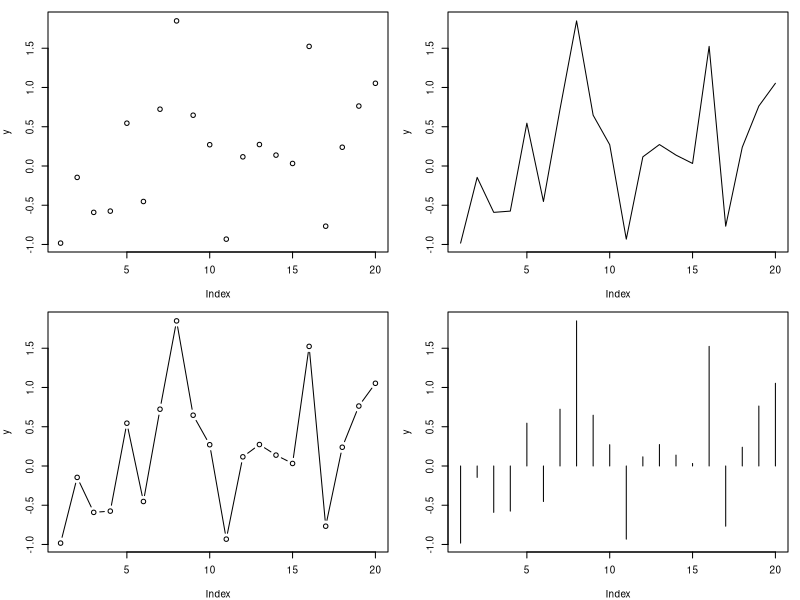
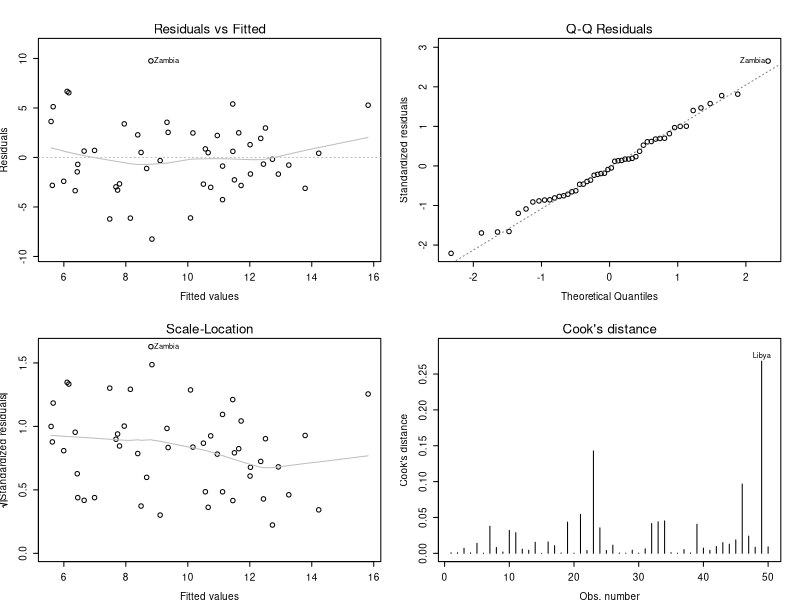
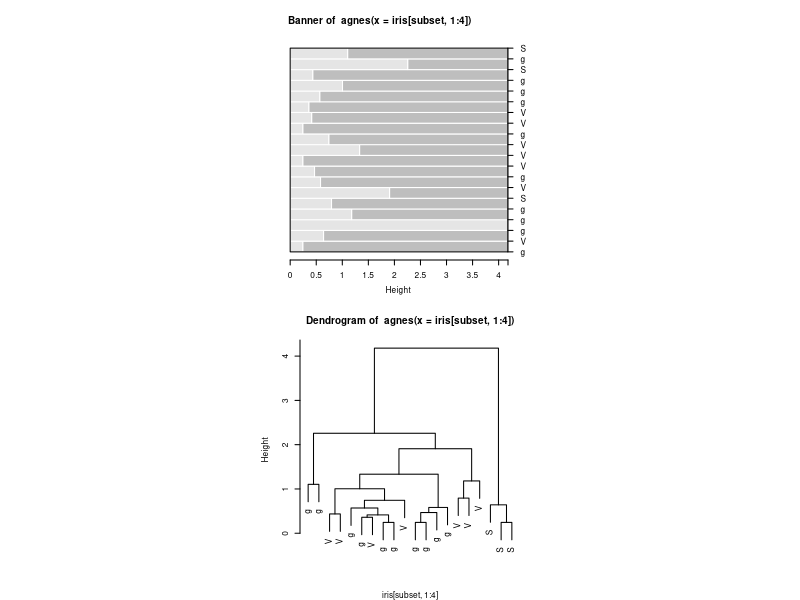
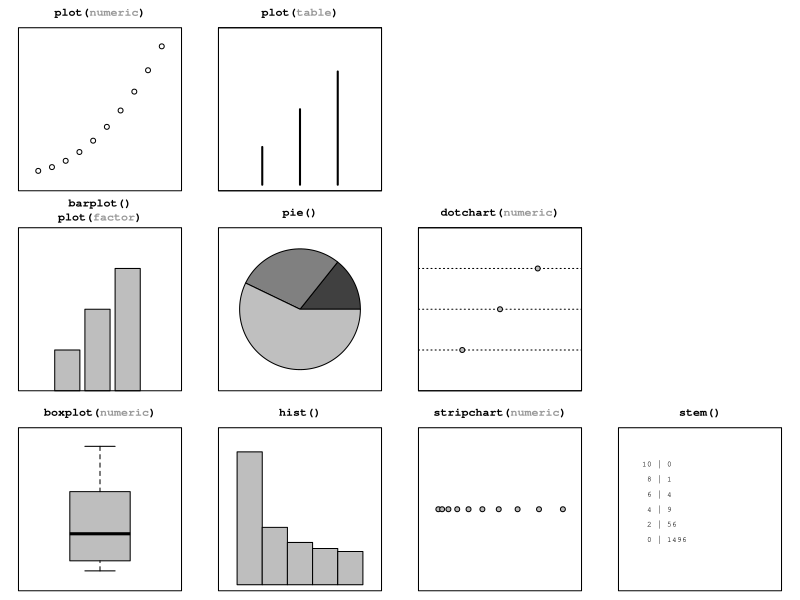
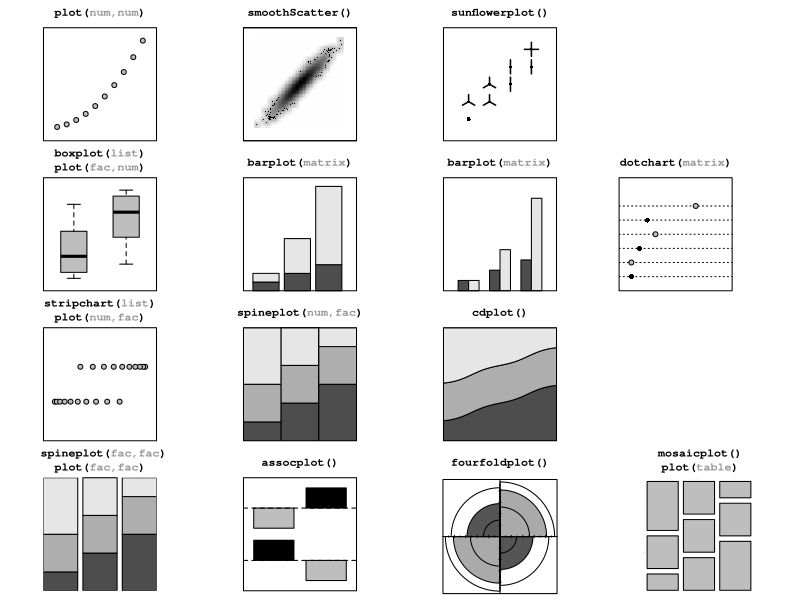
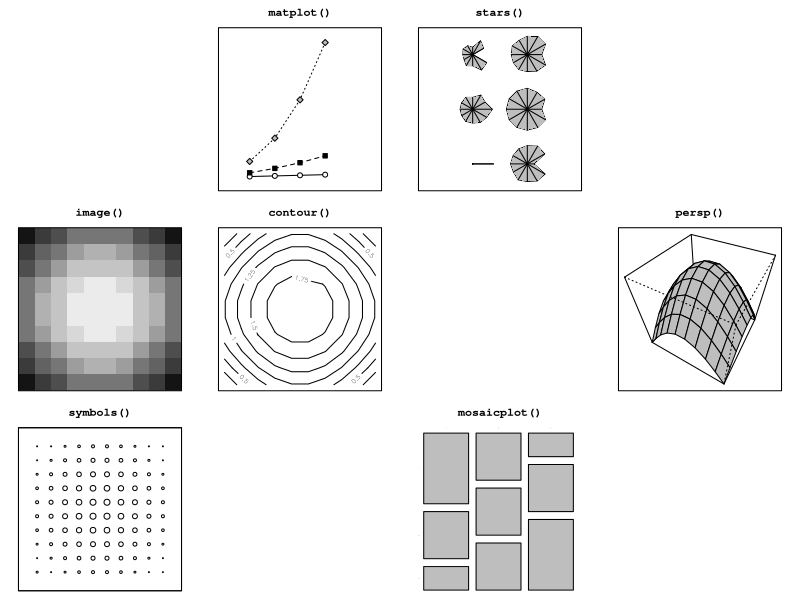
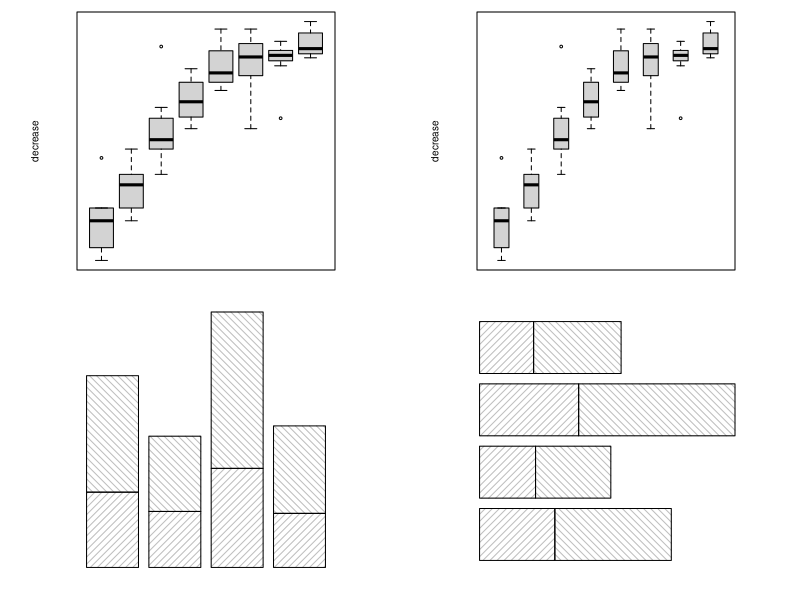
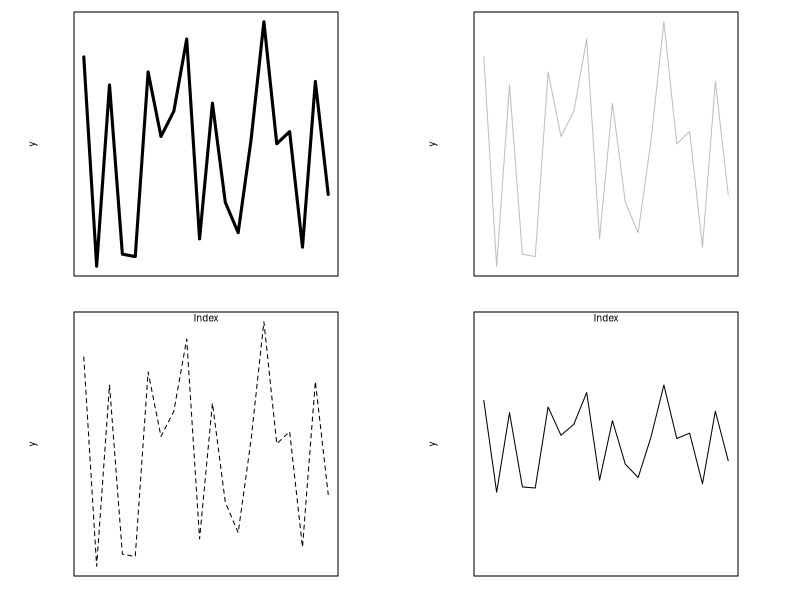

Reproduce these figures in R, in order.
par(mfrow=c(2, 2), cex=0.6, mar=c(4, 4, 1, 1))
y <- rnorm(20)

plot(y, type="p")
plot(y, type="l")
plot(y, type="b")
plot(y, type="h")


par(mfrow=c(2, 2), cex=0.6, mar=c(4, 4, 4, 2), mex=0.8)
plot(lm.SR <- lm(sr ~ pop15 + pop75 + dpi + ddpi, data = LifeCycleSavings),
     id.n=1, cex.caption=0.8, which=1:4,
     panel=function(...) { panel.smooth(..., col.smooth="gray") })


library(cluster)

subset <- sample(1:150, 20)
cS <- as.character(Sp <- iris$Species[subset])
cS[Sp == "setosa"] <- "S"
cS[Sp == "versicolor"] <- "V"
cS[Sp == "virginica"] <- "g"
ai <- agnes(iris[subset, 1:4])

par(mfrow=c(2, 1), cex=0.5, pty="s")
plot(ai, which=1, col=c("gray90", "gray"), labels = cS)
plot(ai, which=2, labels = cS)


plottitle <- function(plotfun, funarg, outer=FALSE, cex=.7, line=1) {
  ncp <- nchar(plotfun)
  nca <- nchar(funarg)
  mtext(paste(plotfun, "(", 
              paste(rep(" ", nca), collapse=""),
              ")", sep=""),
        family="mono", cex=cex, line=line, font=2, outer=outer)
  mtext(paste(paste(rep(" ", ncp + 1), collapse=""),
              funarg, " ", sep=""),
        family="mono", col="gray60", cex=cex, line=line, font=2, outer=outer)
}
plot2title <- function(plotfun, funarg, 
                       extrafn, extraarg, 
                       outer=FALSE, cex=.7, line=.5) {
  ncp <- nchar(plotfun)
  nca <- nchar(funarg)
  ncep <- nchar(extrafn)
  ncea <- nchar(extraarg)
  mtext(paste(plotfun, 
              "(",  paste(rep(" ", nca), collapse=""),
              ")\n", 
              extrafn, "(",
              paste(rep(" ", ncea), collapse=""),
              ")", sep=""),
        family="mono", cex=cex, line=line, font=2, outer=outer)
  mtext(paste(paste(rep(" ", ncp + 1), collapse=""),
              funarg, " \n", 
              paste(rep(" ", ncep + 1), collapse=""),
              extraarg, " ", sep=""),
        family="mono", col="gray60", cex=cex, line=line, font=2, outer=outer)
}
dohplot <- function(plotfn, ..., funarg, 
                    extrafn=NULL, extraarg=NULL, namefudge=FALSE,
                    main="", xlab="", ylab="", axes=FALSE, box=TRUE) {
  if (is.null(xlab) || is.null(ylab)) {
    do.call(plotfn,
            list(..., main=""))
  } else if (is.null(axes)) {
    do.call(plotfn,
            list(..., main="", xlab="", ylab=""))
  } else {
    do.call(plotfn,
            list(..., main="", axes=FALSE, xlab="", ylab=""))
  }
  if (is.null(extrafn)) {
    plottitle(plotfn, funarg)
  } else {
    plot2title(if (namefudge) paste(" ", plotfn, sep="") else plotfn, 
               funarg, extrafn, extraarg)
  }
  if (box)
    box() # col="gray")
}

par(mfrow=c(3, 4), mar=c(1, 1, 3, 1), mex=.7, mgp=c(3, 100, 100))
dohplot("plot", (1:10)^2, funarg="numeric",
        xlim=c(0, 11), ylim=c(-10, 110))
dohplot("plot", table(rep(1:3, 1:3)), funarg="table", 
        lwd=2, xlim=c(0, 4), ylim=c(0, 4))
# Empty
plot.new()
plot.new()
dohplot("barplot", table(rep(1:3, 1:3)), funarg="", 
        extrafn="plot", extraarg="factor",
        xlim=c(-1, 5), ylim=c(0, 4), names.arg="")
dohplot("pie", c(1, 2, 4), funarg="", col=gray(1:3/4), cex=.7,
        labels="", axes=NULL)
dohplot("dotchart", 1:3, 
        funarg="numeric", pch=21, bg="gray",  
        lcolor="black", xlim=c(0, 4))
# Empty
plot.new()
dohplot("boxplot", (1:10)^2, funarg="numeric", 
        col="gray", ylim=c(-10, 110))
dohplot("hist", (1:100)^2, funarg="", col="gray", 
        breaks=6,
        xlim=c(-1000, 11000), ylim=c(0, 50))
dohplot("stripchart", (1:10)^2, funarg="numeric", 
        method="stack",
        cex=1, xlim=c(-10, 110), ylim=c(-1, 3), pch=21, bg="gray")
# stem()
plot.new()
txt <- capture.output(stem((1:10)^2))[-2]
text(.05, (1:length(txt))/(length(txt) + 1), txt, adj=0, family="mono", cex=.7)
box() # col="gray")
plottitle("stem", "")




plottitle <- function(plotfun, funarg, outer=FALSE, cex=.7, line=1) {
  ncp <- nchar(plotfun)
  nca <- nchar(funarg)
  mtext(paste(plotfun, "(", 
              paste(rep(" ", nca), collapse=""),
              ")", sep=""),
        family="mono", cex=cex, line=line, font=2, outer=outer)
  mtext(paste(paste(rep(" ", ncp + 1), collapse=""),
              funarg, " ", sep=""),
        family="mono", col="gray60", cex=cex, line=line, font=2, outer=outer)
}
plot2title <- function(plotfun, funarg, 
                       extrafn, extraarg, 
                       outer=FALSE, cex=.7, line=.5) {
  ncp <- nchar(plotfun)
  nca <- nchar(funarg)
  ncep <- nchar(extrafn)
  ncea <- nchar(extraarg)
  mtext(paste(plotfun, 
              "(",  paste(rep(" ", nca), collapse=""),
              ")\n", 
              extrafn, "(",
              paste(rep(" ", ncea), collapse=""),
              ")", sep=""),
        family="mono", cex=cex, line=line, font=2, outer=outer)
  mtext(paste(paste(rep(" ", ncp + 1), collapse=""),
              funarg, " \n", 
              paste(rep(" ", ncep + 1), collapse=""),
              extraarg, " ", sep=""),
        family="mono", col="gray60", cex=cex, line=line, font=2, outer=outer)
}
dohplot <- function(plotfn, ..., funarg, 
                    extrafn=NULL, extraarg=NULL, namefudge=FALSE,
                    main="", xlab="", ylab="", axes=FALSE, box=TRUE) {
  if (is.null(xlab) || is.null(ylab)) {
    do.call(plotfn,
            list(..., main=""))
  } else if (is.null(axes)) {
    do.call(plotfn,
            list(..., main="", xlab="", ylab=""))
  } else {
    do.call(plotfn,
            list(..., main="", axes=FALSE, xlab="", ylab=""))
  }
  if (is.null(extrafn)) {
    plottitle(plotfn, funarg)
  } else {
    plot2title(if (namefudge) paste(" ", plotfn, sep="") else plotfn, 
               funarg, extrafn, extraarg)
  }
  if (box)
    box() # col="gray")
}



set.seed(1500)
# mgp draws the axes miles off the page
par(mfrow=c(4, 4), mar=c(1, 1, 3, 1), mex=.7, mgp=c(3, 100, 100))
dohplot("plot", 1:10, (1:10)^2, funarg="num,num", 
        pch=21, bg="gray", 
        xlim=c(0, 11), ylim=c(-10, 110))
x <- rnorm(10000)
dohplot("smoothScatter", x, x + rnorm(10000)/3,  funarg="",
        nbin=64, colramp=function(n) { gray(n:1/(n + 1)) },
        xlim=c(-5, 5), ylim=c(-5, 5))
x <- sample(1:4, 20, replace=TRUE)
y <- x + sample(0:1, 20, replace=TRUE)
dohplot("sunflowerplot", x, y,
        funarg="", seg.col="black", size=.07,
        xlim=c(0, 5), ylim=c(0, 6))
# Empty gap 
plot.new()
dohplot("boxplot", list((1:10)^2, 120 - (1:10)^2), funarg="list", 
        extrafn="plot", extraarg="fac,num", col="gray", boxwex=0.5,
        ylim=c(-10, 130))
dohplot("barplot", rbind(1:3, (1:3)^2), funarg="matrix",
        xlim=c(0, 4), ylim=c(0, 13))
dohplot("barplot", rbind(1:3, (1:3)^2), funarg="matrix",
        beside=TRUE,
        xlim=c(0, 10), ylim=c(0, 11))
# Empty gap for dotchart
plot.new()
fig <- par("fig")
dohplot("stripchart", list((1:10)^2, 140 - (1:10)^2), funarg="list",
        extrafn="plot", extraarg="num,fac",
        xlim=c(-10, 150), ylim=c(0, 3), pch=21, bg="gray", cex=1)
dohplot("spineplot", 
        rep(1:3, each=6), 
        factor(c(rep(1:3, 3:1), rep(1:3, 2), rep(1:3, 1:3))),
        funarg="num,fac", box=FALSE)
dohplot("cdplot", 
        rep(1:3, each=6), 
        factor(c(rep(1:3, 3:1), rep(1:3, 2), rep(1:3, 1:3))),
        funarg="", box=FALSE)
# Empty gap 
plot.new()
dohplot("spineplot", 
        factor(rep(1:3, each=6)), 
        factor(c(rep(1:3, 3:1), rep(1:3, 2), rep(1:3, 1:3))),
        funarg="fac,fac", off=5,
        extrafn="plot", extraarg="fac,fac",
        namefudge=TRUE,
        box=FALSE)
dohplot("assocplot", 
        table(rep(1:2, each=3),
              c(rep(1:2, 1:2), rep(1:2, 2:1))),
        funarg="",
        col=c("black", "gray"), axes=NULL)
dohplot("fourfoldplot", 
        table(rep(1:2, each=3),
              c(rep(1:2, 1:2), rep(1:2, 2:1))),
        color=gray(1:2/3),
        # NOTE: can't make 'space' too small or font size of labels
        # goes to zero and get error from ghostscript
        funarg="", xlab=NULL, box=FALSE, space=0.03)
dohplot("mosaicplot", 
        table(factor(rep(1:3, each=6)), 
              factor(c(rep(1:3, 3:1), rep(1:3, 2), rep(1:3, 1:3)))),
        funarg="", off=10,
        extrafn="plot", extraarg="table",
        cex.axis=.1, box=FALSE)
# Put dotchart in gap
par(fig=c(fig[1] - .1, fig[2:4]), new=TRUE)
dotdata <- rbind(1:3, (1:3)^2) # rbind(table(gy), table(gx))
colnames(dotdata) <- rep("", 3)
dohplot("dotchart", dotdata, funarg="matrix",
        labels="", pch=c(16, 21), bg="gray",
        lcolor="black", xlim=c(0, 13), box=FALSE)




plottitle <- function(plotfun, funarg, outer=FALSE, cex=.7, line=1) {
  ncp <- nchar(plotfun)
  nca <- nchar(funarg)
  mtext(paste(plotfun, "(", 
              paste(rep(" ", nca), collapse=""),
              ")", sep=""),
        family="mono", cex=cex, line=line, font=2, outer=outer)
  mtext(paste(paste(rep(" ", ncp + 1), collapse=""),
              funarg, " ", sep=""),
        family="mono", col="gray60", cex=cex, line=line, font=2, outer=outer)
}
plot2title <- function(plotfun, funarg, 
                       extrafn, extraarg, 
                       outer=FALSE, cex=.7, line=.5) {
  ncp <- nchar(plotfun)
  nca <- nchar(funarg)
  ncep <- nchar(extrafn)
  ncea <- nchar(extraarg)
  mtext(paste(plotfun, 
              "(",  paste(rep(" ", nca), collapse=""),
              ")\n", 
              extrafn, "(",
              paste(rep(" ", ncea), collapse=""),
              ")", sep=""),
        family="mono", cex=cex, line=line, font=2, outer=outer)
  mtext(paste(paste(rep(" ", ncp + 1), collapse=""),
              funarg, " \n", 
              paste(rep(" ", ncep + 1), collapse=""),
              extraarg, " ", sep=""),
        family="mono", col="gray60", cex=cex, line=line, font=2, outer=outer)
}
dohplot <- function(plotfn, ..., funarg, 
                    extrafn=NULL, extraarg=NULL, namefudge=FALSE,
                    main="", xlab="", ylab="", axes=FALSE, box=TRUE) {
  if (is.null(xlab) || is.null(ylab)) {
    do.call(plotfn,
            list(..., main=""))
  } else if (is.null(axes)) {
    do.call(plotfn,
            list(..., main="", xlab="", ylab=""))
  } else {
    do.call(plotfn,
            list(..., main="", axes=FALSE, xlab="", ylab=""))
  }
  if (is.null(extrafn)) {
    plottitle(plotfn, funarg)
  } else {
    plot2title(if (namefudge) paste(" ", plotfn, sep="") else plotfn, 
               funarg, extrafn, extraarg)
  }
  if (box)
    box() # col="gray")
}



# mgp draws the axes miles off the page
par(mfrow=c(3, 4), mar=c(1, 1, 3, 1), mex=.7, mgp=c(3, 100, 100))
mdf <- cbind(3:6, (3:6)^2, (3:6)^3)
names(mdf) <- c("Y1", "Y2", "Y3")
aaa <- seq(0, pi, length=10)
xxx <- rep(aaa, 10)
yyy <- rep(aaa, each=10)
zzz <- sin(xxx) + sin(yyy)
# gap for pairs(matrix)
plot.new()
dohplot("matplot", mdf[order(mdf[, 1]), ], funarg="", 
        pch=21:23, bg=c("white", "black", "gray"), type="o",
        col="black", xlim=c(0, 6), ylim=c(-10, 230))
df <- USJudgeRatings[1:6, ]
rownames(df) <- NULL
dohplot("stars", df, funarg="", ncol=2, lwd=1,
        len=.8, col.stars=rep("gray", 13), mar=c(1, 1, 3, 1))
# gap
plot.new()
dohplot("image", matrix(zzz, ncol=10), funarg="", col=gray(1:12/13))
dohplot("contour", matrix(zzz, ncol=10), funarg="", 
        levels=seq(0, 2, .25), labcex=.4)
# gap for filled.contour(matrix)
plot.new()
dohplot("persp", matrix(zzz, ncol=10), funarg="",
        theta=30, phi=45, col="gray")
dohplot("symbols", xxx, yyy, funarg="",
        circles=zzz, inches=.03, axes=NULL)
# gap for coplot(y ~ x | g)
plot.new()
dohplot("mosaicplot", 
        table(factor(rep(1:3, each=6)), 
              factor(c(rep(1:3, 3:1), rep(1:3, 2), rep(1:3, 1:3)))),
        funarg="", cex.axis=.1, off=10,
        box=FALSE)




par(mfrow=c(2, 2), mar=c(2.5, 2, 1, 1), cex=0.6)
boxplot(decrease ~ treatment, data = OrchardSprays,
        log = "y", col="light gray")
boxplot(decrease ~ treatment, data = OrchardSprays,
        log = "y", col="light gray", 
        boxwex=0.5)

par(las=2, xpd=NA)
barplot(VADeaths[1:2,], angle = c(45, 135), 
        density = 20, col = "gray",
        names=c("RM", "RF", "UM", "UF"))
barplot(VADeaths[1:2,], angle = c(45, 135), 
        density = 20, col = "gray",
        names=c("RM", "RF", "UM", "UF"),
        horiz=TRUE)



par(mfrow=c(2, 2), mar=c(2, 2, 1, 1), cex=0.6)
y <- rnorm(20)
plot(y, type="l", lwd=3)
plot(y, type="l", col="gray")
plot(y, type="l", lty="dashed")
plot(y, type="l", ylim=c(-4, 4))




par(cex=.5)
plot(function(x) { 
  sin(x)/x 
}, 
from=-10*pi, to=10*pi, 
xlab="", ylab="", n=500)

par(mfrow=c(1, 2))
par(mar=c(7, 0, 3, 1))
par(mex=0.7)

hc <- hclust(dist(USArrests), "ave")
dend1 <- as.dendrogram(hc)
dend2 <- cut(dend1, h=70)
par(cex=0.7)
par(mar=c(1, 0, 2, 8))
#  dend2$lower is *NOT* a dendrogram, but a list of .. :
plot(dend2$lower[[3]], 
     horiz = TRUE, type = "tr", axes=FALSE, cex=0.8)
par(mar=c(8, 0, 2, 0))
# "inner" and "leaf" edges in different type & color :
plot(dend2$lower[[2]], 
     edgePar = list(col=c("black", "gray")), edge.root=TRUE, 
     axes=FALSE, cex=0.8)










